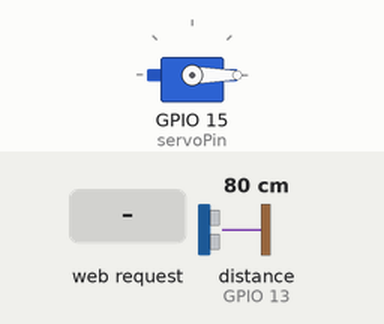
A sketch run on a simulated ESP32. Parts: servo. The inputs (shaded band) are chosen by the test bench; at power-on: distance to the obstacle (sensor on GPIO 13) 80 cm. The echo pulse lasts 58.3 µs per cm; WiFi joins after 1.5 s; servers stay silent unless stated; what the sketch prints to the serial monitor is not drawn.

Above: at 2.7 s.
2.8 s: HTTP request GET /toggle received
At 3.4 s:
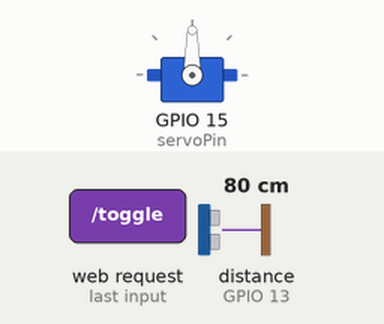
4.3 s: distance to the obstacle (sensor on GPIO 13) set to 96 cm
6.0 s: distance to the obstacle (sensor on GPIO 13) set to 105 cm
At 7.3 s:
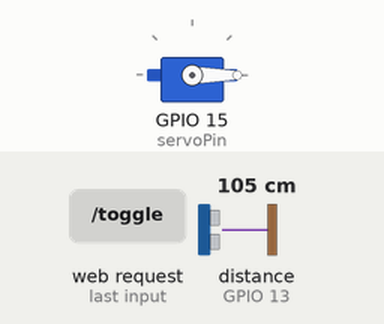
Timing chart, 0 to 9.0 s (numbered marks = the images above; inputs shaded):
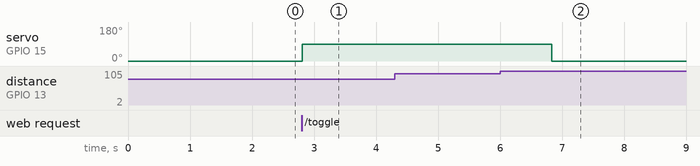

The sketch:

servorotate.ino
```cpp
#include <WiFi.h>
#include <ESP32Servo.h>
#define echoPin 13 // attach pin D2 Arduino to pin Echo of HC-SR04
#define trigPin 12 //attach pin D3 Arduino to pin Trig of HC-SR04

long duration;
float distance;
const char* ssid = "ESP32";
const char* password = "12345678";

WiFiServer server(80);
Servo myServo;

int servoPin = 15;
int currentAngle = 0;

void setup() {
  Serial.begin(115200);
  pinMode(trigPin, OUTPUT); // Sets the trigPin as an OUTPUT
  pinMode(echoPin, INPUT); // Sets the echoPin as an INPUT
  myServo.attach(servoPin);
  myServo.write(currentAngle);

  WiFi.begin(ssid, password);
  Serial.print("Connecting to WiFi");

  while (WiFi.status() != WL_CONNECTED) {
    delay(500);
    Serial.print(".");
  }

  Serial.println("\nConnected to WiFi!");
  Serial.print("IP Address: ");
  Serial.println(WiFi.localIP());

  server.begin();
}

void loop() {
  WiFiClient client = server.available();
  if (client) {
    Serial.println("Client connected");

    // Wait until client sends data
    while (!client.available()) {
      delay(1);
    }

    String requestLine = client.readStringUntil('\r');
    Serial.println("Request: " + requestLine);
    client.read();  // read '\n'
    digitalWrite(trigPin, LOW);
        delayMicroseconds(2);
        digitalWrite(trigPin, HIGH);
        delayMicroseconds(10);
        digitalWrite(trigPin, LOW);
	duration = pulseIn(echoPin, HIGH);
        distance = duration * 0.034 / 2;

    // Check for toggle in the request
    if (requestLine.indexOf("GET /toggle") >= 0 && distance < 100 ) {
      currentAngle = 90;
      myServo.write(currentAngle);
      Serial.print("Servo moved to ");
      Serial.println(currentAngle);

      while(1){
        digitalWrite(trigPin, LOW);
        delayMicroseconds(2);
        digitalWrite(trigPin, HIGH);
        delayMicroseconds(10);
        digitalWrite(trigPin, LOW);
	      duration = pulseIn(echoPin, HIGH);
        distance = duration * 0.034 / 2;

        Serial.println(distance);
        if (distance > 100) {
          break;
        }
	      delay(1000);

      }

      currentAngle = 0;
      myServo.write(currentAngle);
      Serial.print("Servo moved to ");
      Serial.println(currentAngle);

    }


    // Send HTML
    String html = "<!DOCTYPE html><html><head><meta name='viewport' content='width=device-width, initial-scale=1'>";
    html += "<style>body{font-family:Arial;text-align:center;margin-top:50px;}button{padding:20px 40px;font-size:20px;}</style></head>";
    html += "<body><h1>ESP32 Servo Toggle</h1>";
    html += "<p>Current Angle: " + String(currentAngle) + "°</p>";
    html += "<button onclick=\"location.href='/toggle'\">Toggle Servo</button>";
    html += "</body></html>";

    client.print("HTTP/1.1 200 OK\r\nContent-Type: text/html\r\n\r\n");
    client.print(html);

    client.stop();
    Serial.println("Client disconnected");
    Serial.println("--------------------");
  }
}
```

Measured:
- the behaviour switches between 100 and 101 cm on distance to the obstacle (sensor on GPIO 13) (found by bisection; images 1 and 2)
- after the input at 2.8 s, servo on GPIO 15 (servoPin): 0° → 90° at once
- after the input at 4.3 s, every drawn part: stays the same
- after the input at 6.0 s, servo on GPIO 15 (servoPin): 90° → 0° after 0.84 s
